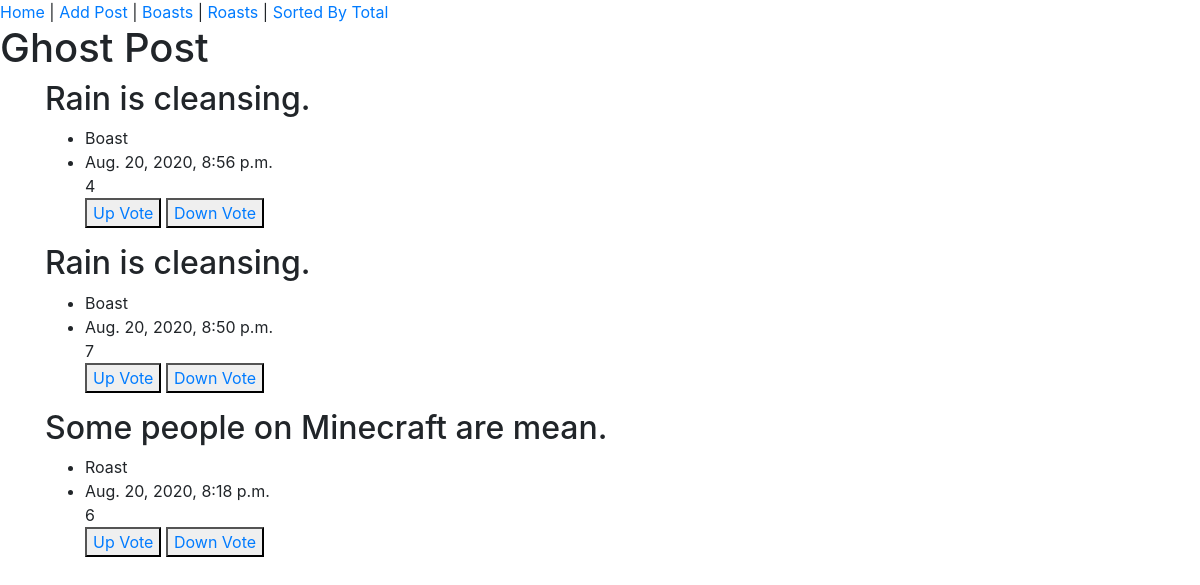
The app's page /, older data.
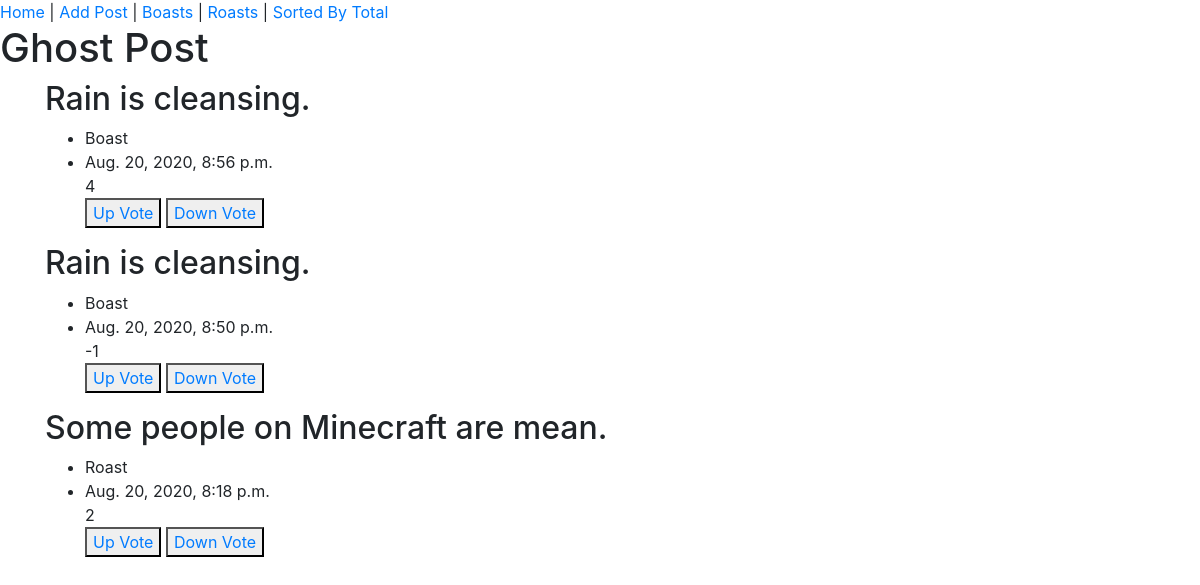
The same page, newer data.
### ghostpost_app/models.py (models this page shows, shortened)
class Post(models.Model):
  isBoast = models.BooleanField()
  body = models.CharField(max_length=280)
  upVotes = models.IntegerField()
  downVotes = models.IntegerField()
  postDate = models.DateTimeField(default=timezone.now)
  @property
  def total(self):
    return self.upVotes - self.downVotes

### ghostpost_app/views.py (the view)
# urls.py: path('', views.index, name='home'),
def index(request):
  posts = Post.objects.all().order_by('-postDate')
  return render(request, 'index.html', {"posts":posts})

### templates/index.html
{% extends 'base.html' %}
{% block content %}
  <div class="container">
    {% for post in posts %}
      <div>
        <h2>{{ post.body }}</h2>
        <ul>
          <li>{{ post.isBoast|yesno:"Boast,Roast" }}</li>
          <li>{{ post.postDate }}</li>
          <span>{{ post.total }}</span>
          <br>
          <button>
            <a href="/upvote/{{ post.id }}/">Up Vote</a> </button> <button> <a href="/downvote/{{ post.id }}/">Down Vote</a>
          </button>
        </ul>
      </div>
    {% endfor %}
  </div>
{% endblock content %}

Row changes from the older to the newer data that the page shows:
changed Post "Aug. 20, 2020, 8:50 p.m.": total "7" → "-1"
changed Post "Some people on Minecraft are mean.": total "6" → "2"
